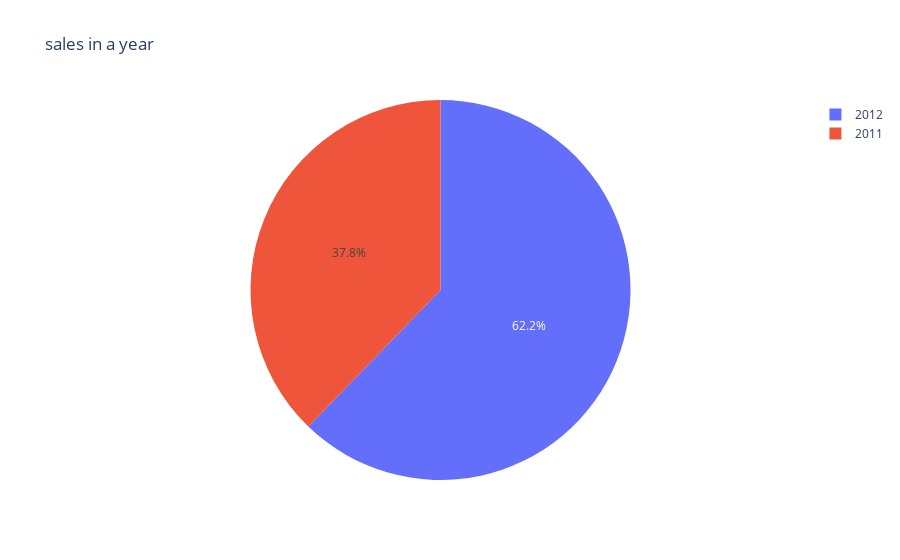

This figure's notebook cell:
### Code cell
fig = pt.pie(data, values='COUNT', names='YEAR',title="sales in a year")
fig.show()

### Figure 1 — Plotly figure (JSON) as saved in the notebook; plotly's stock layout.template omitted (floating-point values rounded to 4 significant figures; data arrays with more than 128 entries replaced by an {"elided": "..."} marker saying what was removed)
{"data": [{"domain": {"x": [0, 1], "y": [0, 1]}, "hovertemplate": "YEAR=%{label}<br>COUNT=%{value}<extra></extra>", "labels": {"elided": "731 str values"}, "legendgroup": "", "name": "", "showlegend": true, "type": "pie", "values": {"elided": "731 int values"}}], "layout": {"legend": {"tracegroupgap": 0}, "title": {"text": "sales in a year"}}}
